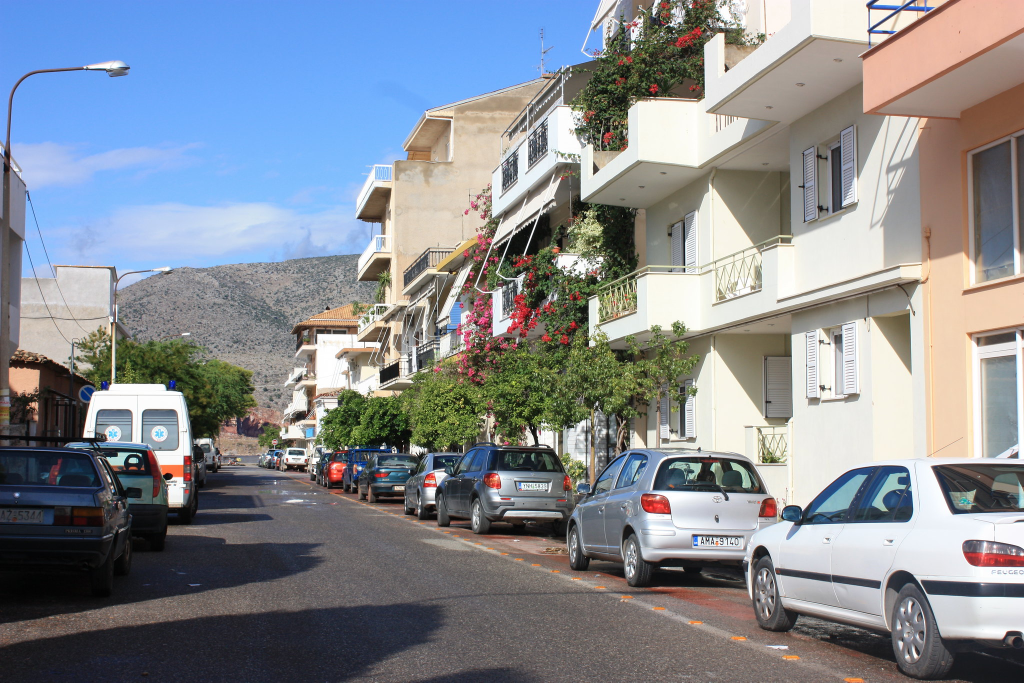
#> input picture 6916950244_b7dbcf4555_k.jpg, 2048 x 1365 px (shown at 1/2 size)
$ jupyter execute --allow-errors yolo_predictions.ipynb
#> lines starting #> are read from the running program, lines starting #| are printed output that depends on the picture
[cell 1]
import cv2
import numpy as np
import os
import yaml
from yaml.loader import SafeLoader

[cell 2]
# !pip install opencv-python

[cell 3]
# !pip install PyYAML

[cell 4]
# load yaml
with open('data.yaml',mode= 'r') as f:
    data_yaml = yaml.load(f,Loader=SafeLoader)

labels =  data_yaml['names']
print(labels)


# load yolo model

#> (a cell that did not finish here is left out)

[cell 6]
# load the image
img = cv2.imread('./6916950244_b7dbcf4555_k.jpg')
#> img is the input picture: shape (1365, 2048, 3); mean B, G, R 145.3, 138.4, 133.6
image = img.copy()
row, col, d = image.shape
#> row = 1365; col = 2048; d = 3

# convert image into square image
max_rc = max(row,col)
#> max_rc = 2048
input_image = np.zeros((max_rc,max_rc,3),dtype=np.uint8)

# cv2.imshow('input_image',input_image)
input_image[0:row,0:col] = image
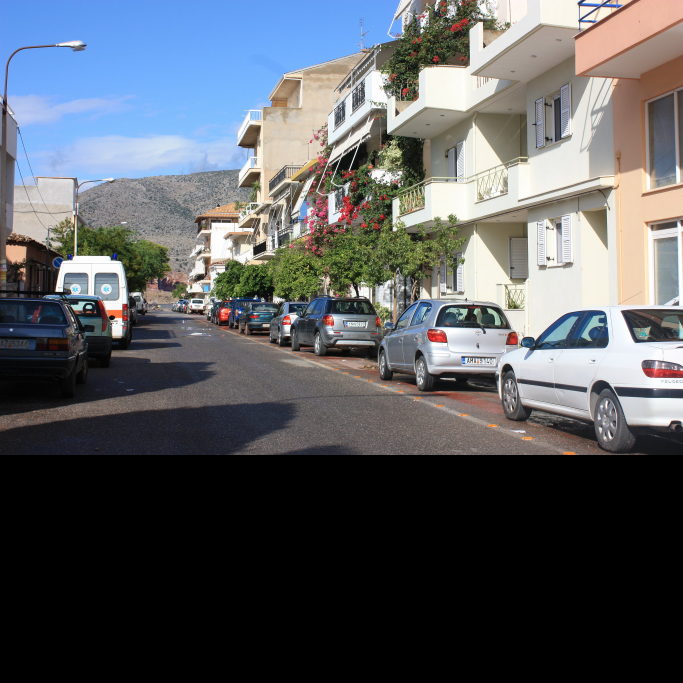
#> input_image: shape (2048, 2048, 3) (shown at 1/3 size); mean B, G, R 96.8, 92.3, 89.1
# step2: get prediction from square array
INPUT_WH_YOLO = 640
blob = cv2.dnn.blobFromImage(input_image,1/255,(INPUT_WH_YOLO,INPUT_WH_YOLO),swapRB=True,crop=False)
#> (the rest of this cell did not finish here and is left out)


$ run again, with street_image.jpg copied over 6916950244_b7dbcf4555_k.jpg
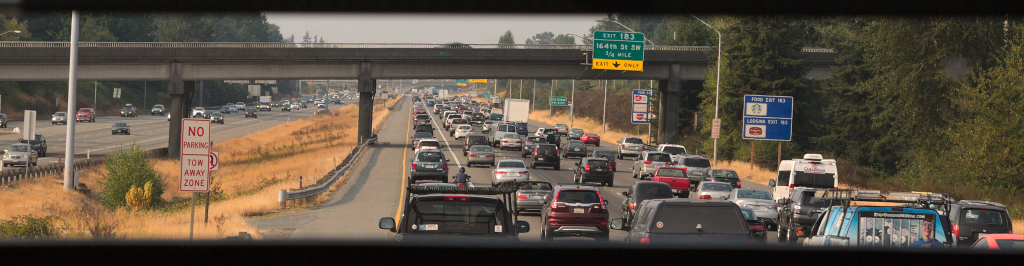
#> input picture street_image.jpg, 2048 x 531 px (shown at 1/2 size)
#> img is the input picture: shape (531, 2048, 3); mean B, G, R 68.9, 82.1, 92.8
#> `input_image[0:row,0:col] = image`:
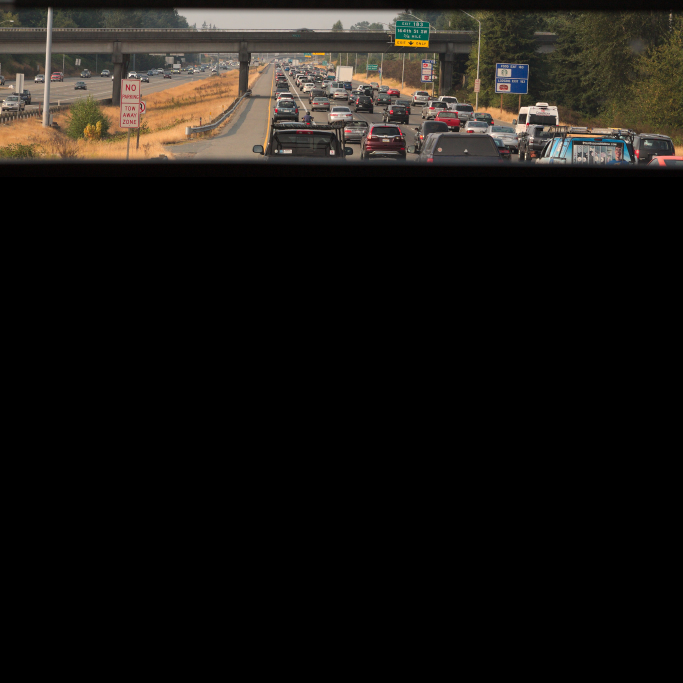
#> input_image: shape (2048, 2048, 3) (shown at 1/3 size); mean B, G, R 17.9, 21.3, 24.1
